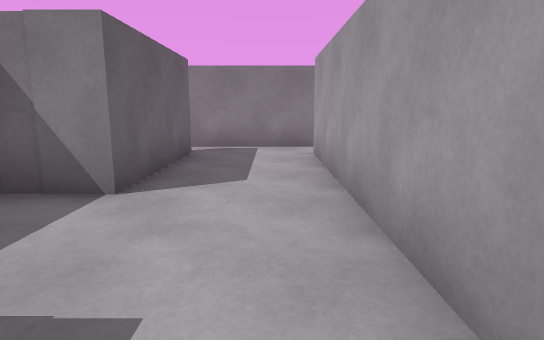
view 1 (above)

17 first-person views from a walk through a Unity game level. The camera is 1.2 m above the floor, tilts 10° down and sees 75° across. The floor is counted in squares, 1 m on a side. Each view is taken from the middle of a square. On the plan, view 1 faces up. The plan holds only what a view shows up to about 14 squares ahead; the rest is blank. The player is left out.

view 2
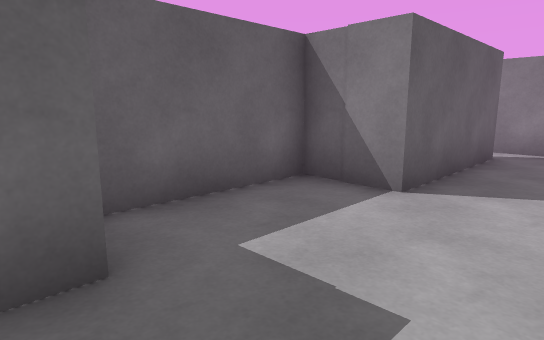

view 3
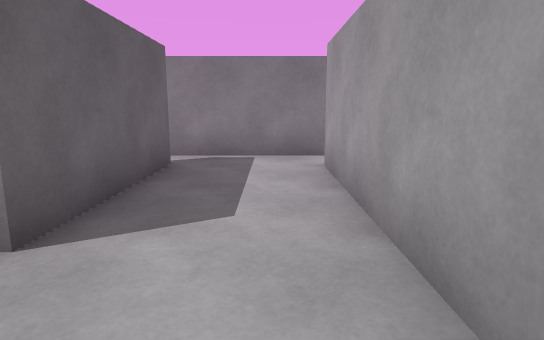

view 4
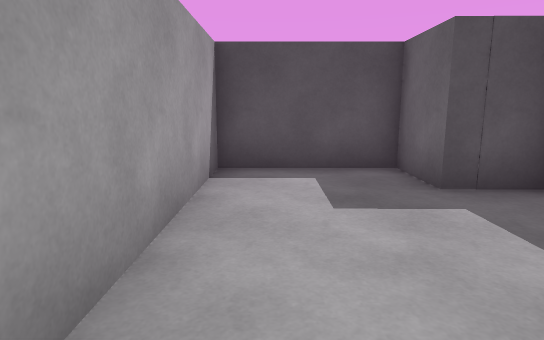

view 5
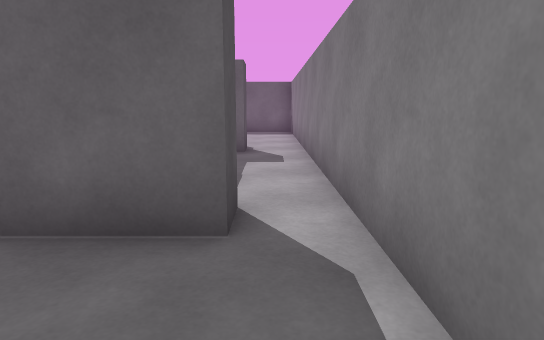

view 6
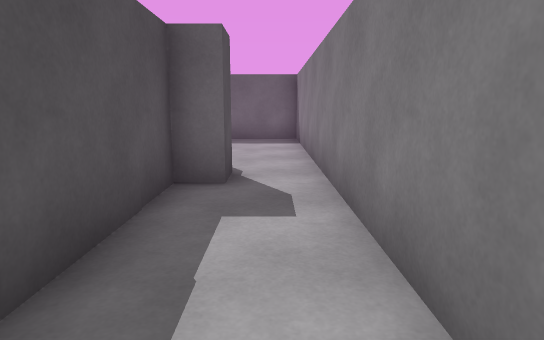

view 7
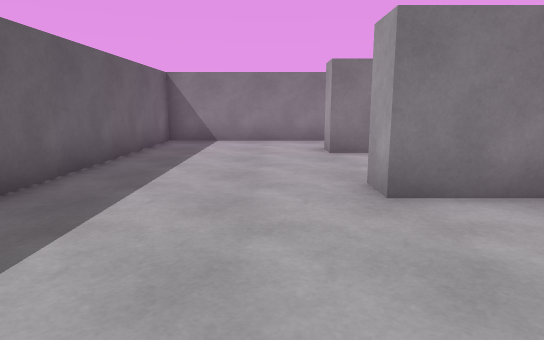

view 8
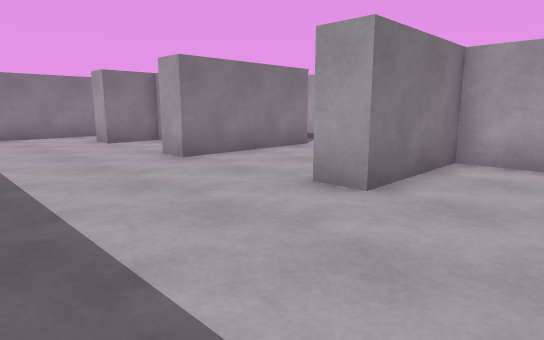

view 9
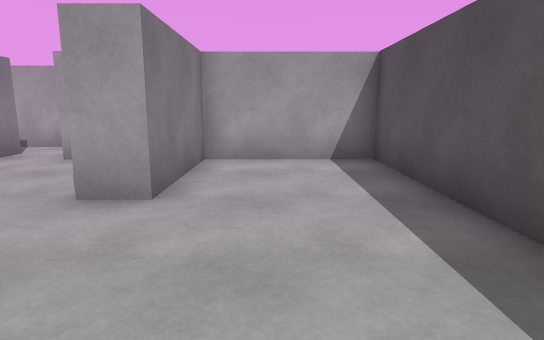

view 10
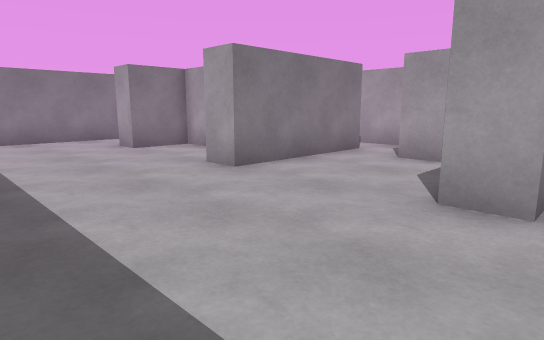

view 11
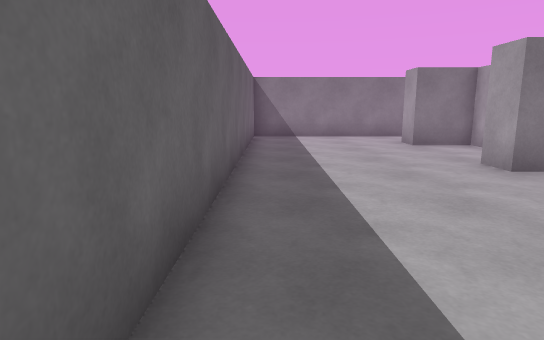

view 12
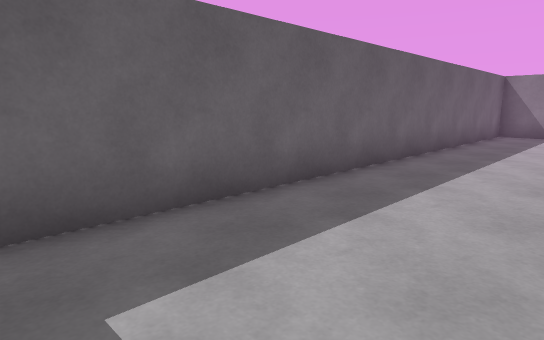

view 13
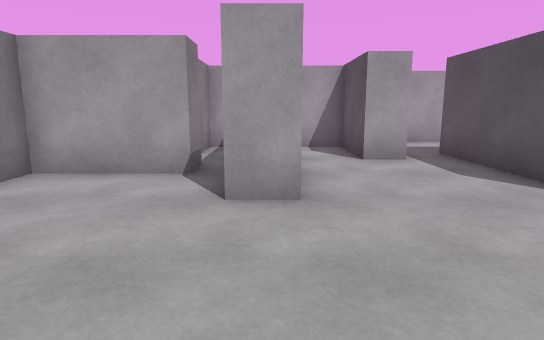

view 14
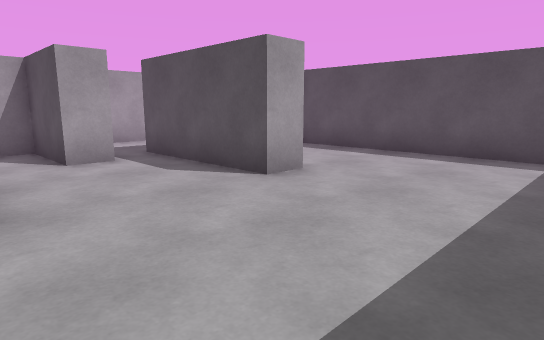

view 15
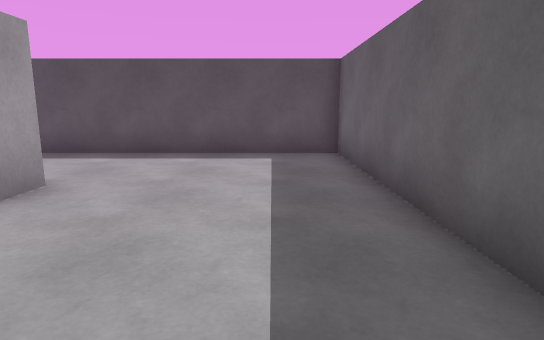

view 16
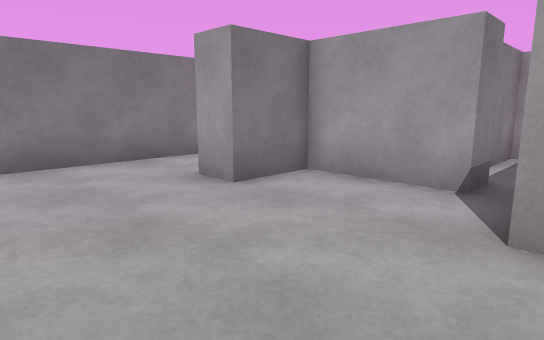

view 17
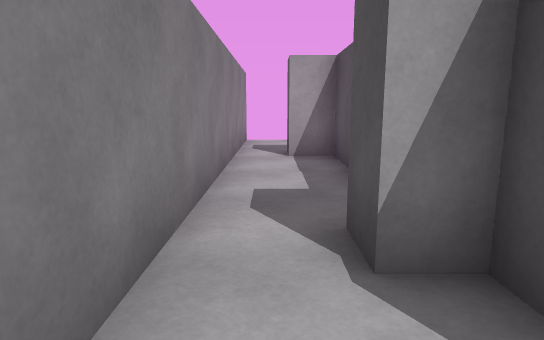

### Floor plan
Points are (right, up) in squares from view 1. A wall is a line through its corners. A room is listed if a view was taken in it or the views show most of it. See-through windows are left out.
Room 1 (views 1, 2, 3, 4, 5, 6)
walls: (-3.2, 9.6) (-2.2, 9.6) (-2.2, 4.9) (-4.1, 4.9) (-4.1, 1.4); (-4.1, 0.9) (-2.5, 0.9) (-2.5, -1) (1.1, -1) (1.1, 9.4); (1.4, 10.9) (-3.6, 10.9)
ways out: opening at (-3, 10) to room 3
Room 2 (views 7, 8, 9, 10, 11, 12, 13, 14, 15, 16, 17)
walls: (-9.6, 4.5) (-9.6, 7.4) (-11.5, 7.4) (-11.5, 8.5); (-7.6, 2.6) (-11.5, 2.6) (-11.5, 3.6); (-7.7, -0.2) (-7.7, 0.9); (-10.1, 8.4) (-9.6, 8.4) (-9.6, 9.2); (-9.6, 10.9) (-16.8, 10.9) (-16.8, -6.4) (-7.7, -6.4) (-7.7, -2.4) (-11.5, -2.4) (-11.5, -1.4) (-7.6, -1.4)
ways out: opening at (-9, 10) to room 3; opening at (-7, 2) to room 5; opening at (-9, 4) to room 6; opening at (-7, -1)
Room 3 (no view inside)
walls: (-3.6, 10.9) (-9.6, 10.9); (-9.6, 9.2) (-8.6, 9.2) (-8.6, 8.4) (-3.2, 8.4) (-3.2, 9.6)
ways out: opening at (-3, 10) to room 1; opening at (-9, 10) to room 2
Room 4 (no view inside)
walls: (-5.1, 2.4) (-5.1, 4.9) (-6.9, 4.9)
ways out: opening at (-6, 3) to room 5; opening at (-7, 4) to room 6
Room 5 (no view inside)
walls: (-6.6, 2.6) (-7.6, 2.6); (-7.7, 0.9) (-5.1, 0.9) (-5.1, 2.4)
ways out: opening at (-7, 2) to room 2; opening at (-6, 3) to room 4
Room 6 (no view inside)
walls: (-8.5, 4.5) (-9.6, 4.5)
ways out: opening at (-9, 4) to room 2; opening at (-7, 4) to room 4; opening at (-8, 5.5)

Where each view was taken, in squares from view 1:
view 1: 0 up, 0 right, facing up
view 2: 0 up, 0 right, facing up-left
view 3: 2 up, 0 right, facing up
view 4: 6 up, 0 right, facing down
view 5: 10 up, 1 right, facing left
view 6: 10 up, 3 left, facing left
view 7: 2 down, 13 left, facing up
view 8: 5 down, 16 left, facing up-right
view 9: 4 down, 16 left, facing right
view 10: 3 down, 16 left, facing up-right
view 11: 4 down, 16 left, facing up
view 12: 6 down, 13 left, facing up-left
view 13: 3 up, 16 left, facing right
view 14: 3 up, 16 left, facing down-right
view 15: 3 up, 15 left, facing down
view 16: 3 up, 15 left, facing up-right
view 17: 10 up, 12 left, facing right
